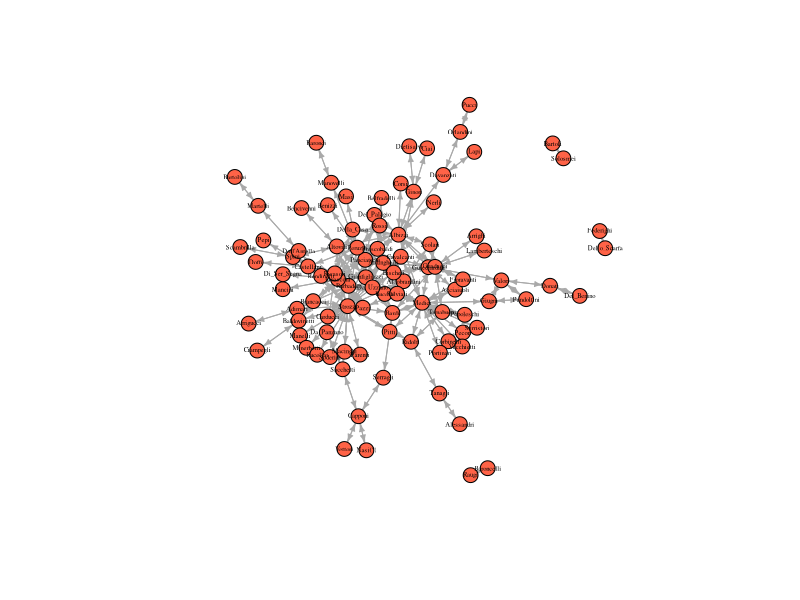
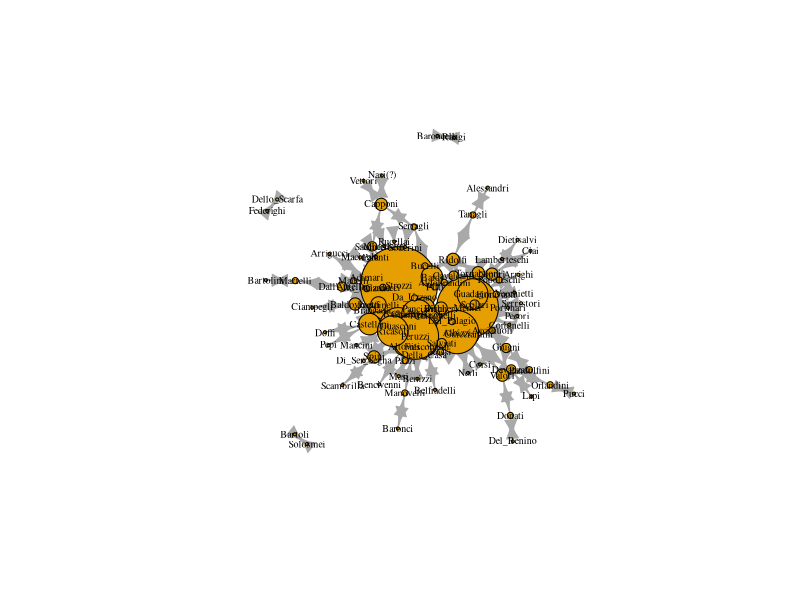
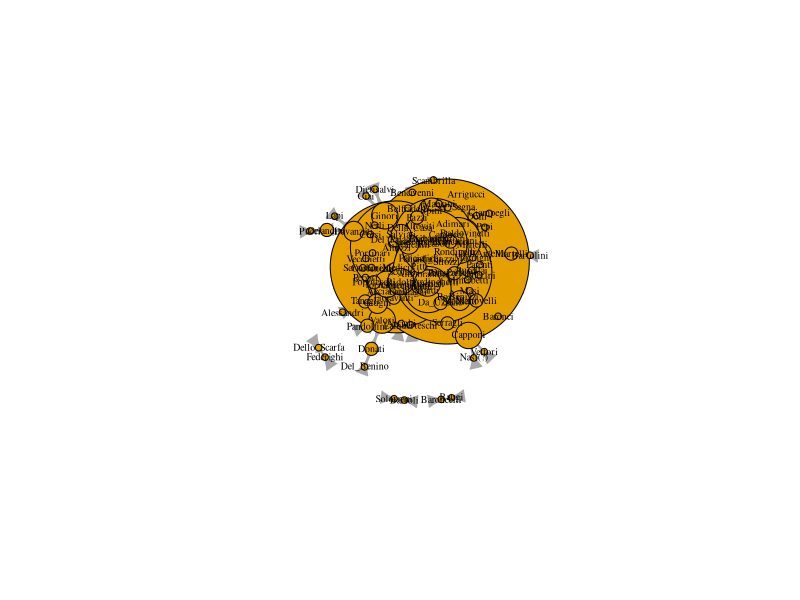
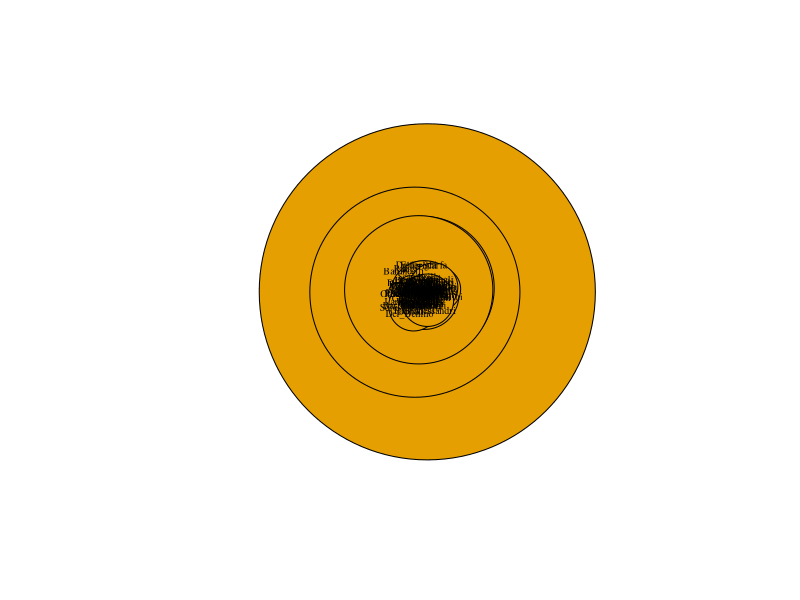
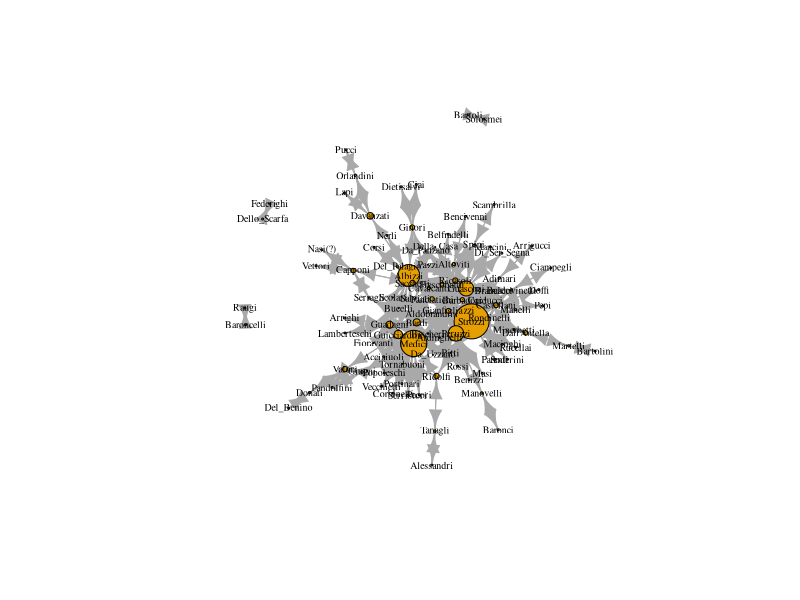
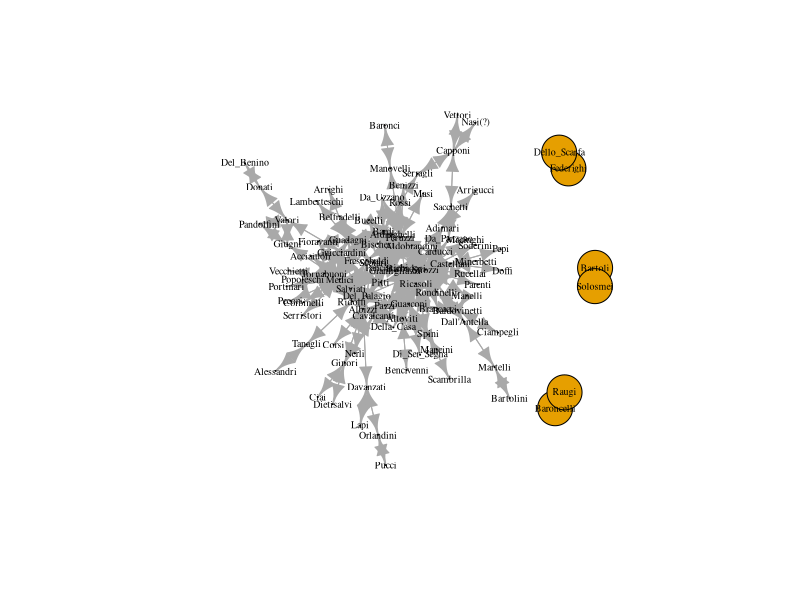
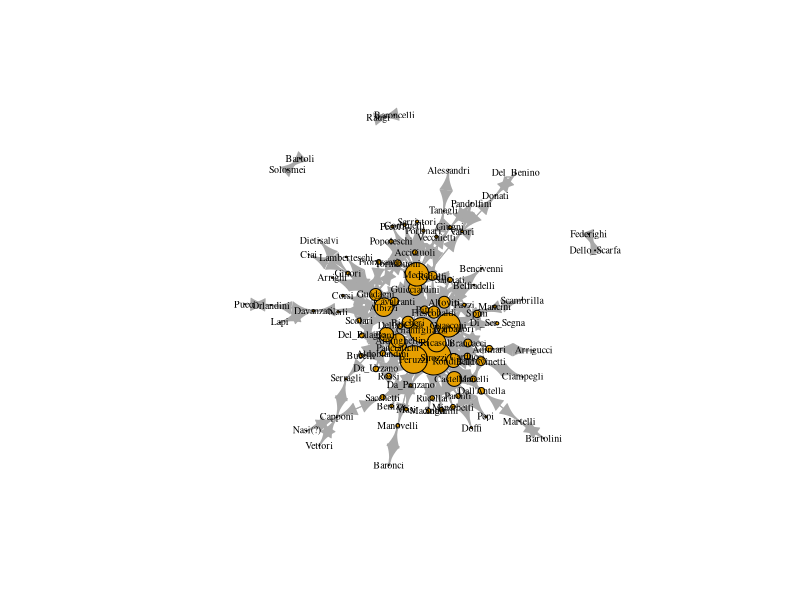
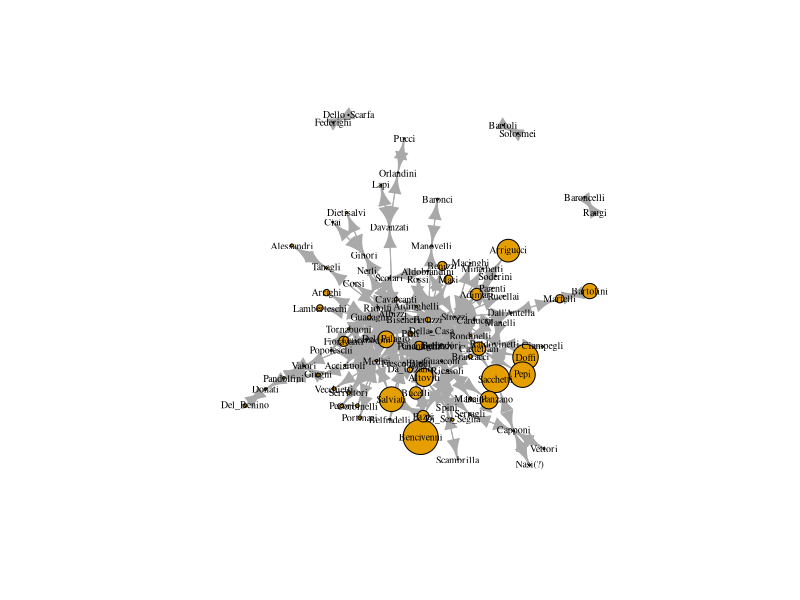

Write the R code that produced these figures, in order.
#!/usr/bin/env Rscript

######################################################################
# @author      : Linus Fernandes (linusfernandes at gmail dot com)
# @file        : centrality
# @created     : Tuesday Oct 31, 2023 11:21:31 IST
#
# @description :
######################################################################
library(conflicted)
library(igraph)
library(tidyverse)
library(reshape2)
conflict_scout()
# prepare the marriage adjacency matrix
florentine_edj <- read.csv("florentine_marriage_edgelist.csv")
print(str(florentine_edj))
florentine_edj <- florentine_edj[,2:3]

# prepare the attributes file
florentine_attributes <- read.csv("florentine_attributes.csv")
print(str(florentine_attributes))

# graph the marriage network
marriageNet <- graph.edgelist(as.matrix(florentine_edj), directed = T)
# add wealth and priorates attributes to family vertices
V(marriageNet)$Wealth <- florentine_attributes$Gwealth[match(V(marriageNet)$name, florentine_attributes$Family)]

# Gross wealth (Florins), for 87 (92) families
# simple mean imputation of wealth (alternatively, we might think that those with NA were too poor to show up in historical records?)
# in other words, atrribute mean wealth to na families
V(marriageNet)$Wealth <- ifelse(is.na(V(marriageNet)$Wealth), mean(V(marriageNet)$Wealth, na.rm = T), V(marriageNet)$Wealth)

# Number of Priors, The Priorate (or city council), first created in 1282, was Florence's governing body. Count of how many seats a family had on that city council from 1282-1344
# measure of the aggregate political influence of the family over a long period of time
V(marriageNet)$Priorates <- florentine_attributes$Npriors[match(V(marriageNet)$name, florentine_attributes$Family)]

plot(marriageNet, vertex.size = 8, vertex.label.cex = .4, vertex.label.color = "black", vertex.color = "tomato", edge.arrow.size = 0.4)

print(str(degree(marriageNet)))
degrees <- sort(degree(marriageNet), decreasing = T)
families = names(degrees)
names(degrees) <- c()
df <- data.frame(Family = families, Degree = degrees)
print(df)
# assignment
V(marriageNet)$degree <- degree(marriageNet)
# sized by degree
plot(marriageNet, vertex.label.cex = .6, vertex.label.color = "black", vertex.size = V(marriageNet)$degree, vertex.label.cex = .2)
plot(marriageNet,
      vertex.label.cex = .6,
      vertex.label.color = "black",
      vertex.size = V(marriageNet)$degree*3)

btws = betweenness(marriageNet, directed = FALSE)
btws <- sort(btws, decreasing = T)
families = names(btws)
names(btws) <- c()
df <- data.frame(Family = families, Betweenness = btws)
print(df)
# assignment
V(marriageNet)$betweenness <- betweenness(marriageNet, directed = F)
# sized by betweenness
plot(marriageNet,
      vertex.label.cex = .6,
      vertex.label.color = "black",
      vertex.size = V(marriageNet)$betweenness)
# normalize betweenness and scale by 20 (some scalar)
plot(marriageNet,
      vertex.label.cex = .6,
      vertex.label.color = "black",
      vertex.size = V(marriageNet)$betweenness/max(V(marriageNet)$betweenness) * 20)

clseness = closeness(marriageNet, normalized = F)
clseness <- sort(clseness, decreasing = T)
families = names(clseness)
names(clseness) <- c()
df <- data.frame(Family = families, Closeness = clseness)
print(df)
# assignment
V(marriageNet)$closeness <- closeness(marriageNet, normalized = F)
plot(marriageNet,
      vertex.label.cex = .6,
      vertex.label.color = "black",
      vertex.size = V(marriageNet)$closeness/max(V(marriageNet)$closeness) * 20)

# Eigenvector centrality takes into account alters’ power. 
# It is calculated a little bit differently in igraph. It produces a list object
# and we need to extract only the vector of centrality values.
power = evcent(marriageNet)$vector
power <- sort(power, decreasing = T)
families = names(power)
names(power) <- c()
df <- data.frame(Family = families, Power = power)
print(df)
V(marriageNet)$eigenvector <- evcent(marriageNet)$vector

plot(marriageNet,
     vertex.label.cex = .6, 
     vertex.label.color = "black", 
     vertex.size = V(marriageNet)$eigenvector/max(V(marriageNet)$eigenvector) * 20)

# Bonacich Centrality
# Perhaps marrying your daughters off to weaker families is a good way to ensure their loyalty? 
# We could evaluate this using bonacich centrality. 
# From igraph: “Interpretively, the Bonacich power measure corresponds to the notion that the power of a vertex is recursively
# defined by the sum of the power of its alters. The nature of the recursion involved is then controlled by the power exponent: positive values imply that vertices become more powerful as their alters become more powerful (as occurs in cooperative relations), while negative 
# values imply that vertices become more powerful only as their alters become weaker (as occurs in competitive or antagonistic relations).”
bonacich <- power_centrality(marriageNet, exponent = 2, rescale = T)
bonacich <- ifelse(bonacich > 0, bonacich, 0)
bonacich <- sort(bonacich, decreasing = T)
families = names(bonacich)
names(bonacich) <- c()
df <- data.frame(Family = families, Bonacich = bonacich)
print(df)
V(marriageNet)$bonacich <- power_centrality(marriageNet, exponent = 2, rescale = T)
V(marriageNet)$bonacich <- ifelse(V(marriageNet)$bonacich > 0, V(marriageNet)$bonacich, 0)

plot(marriageNet,
     vertex.label.cex = .6, 
     vertex.label.color = "black", 
     vertex.size = V(marriageNet)$bonacich/max(V(marriageNet)$bonacich) * 20)

bonacich <- power_centrality(marriageNet, exponent = -2, rescale = T)
bonacich <- ifelse(bonacich < 0, 0, bonacich)
bonacich <- sort(bonacich, decreasing = T)
families = names(bonacich)
names(bonacich) <- c()
df <- data.frame(Family = families, Bonacich = bonacich)
print(df)

V(marriageNet)$bonacich <- power_centrality(marriageNet, exponent = -2, rescale = T)
V(marriageNet)$bonacich <- ifelse(V(marriageNet)$bonacich < 0, 0, V(marriageNet)$bonacich)

plot(marriageNet,
     vertex.label.cex = .6, 
     vertex.label.color = "black", 
     vertex.size = V(marriageNet)$bonacich/max(V(marriageNet)$bonacich) * 20)


# pagerank
pagerank <- page_rank(marriageNet, directed = T)$vector
pagerank <- sort(pagerank, decreasing = T)
families = names(pagerank)
names(pagerank) <- c()
df <- data.frame(Family = families, PageRank = pagerank)
print(df)
V(marriageNet)$page_rank <- page_rank(marriageNet, directed = T)$vector

plot(marriageNet,
     vertex.label.cex = .6, 
     vertex.label.color = "black", 
     vertex.size = V(marriageNet)$page_rank/max(V(marriageNet)$page_rank) * 20)

# correlation between centrality measures
# extract all the vertex attributes
all_atts <- lapply(list.vertex.attributes(marriageNet),function(x) get.vertex.attribute(marriageNet,x))
# bind them into a matrix
all_atts <- do.call("cbind", all_atts)
# add column nams
colnames(all_atts) <- list.vertex.attributes(marriageNet)
# drop the family variable
all_atts <- data.frame(all_atts[,2:ncol(all_atts)])
# convert all to numeric
all_atts <- sapply(all_atts, as.numeric)
# produce a correlation matrix
cormat <- cor(all_atts)
# melt it using reshape to function melt() to prepare it for ggplot which requires long form data
melted_cormat <- melt(cormat)
ggplot(data = melted_cormat, aes(x=Var1, y=Var2, fill=value)) + 
  geom_tile() +
  scale_fill_distiller(palette = "Spectral", direction=-2) +
  xlab("") +
  ylab("")

# degree distribution
# fitting a degree distribution on the log-log scale
alter_hist = degree(marriageNet)
alter_hist = table(alter_hist)
vals = as.numeric(names(alter_hist))
vals = vals[2:length(vals)]
alter_hist = alter_hist[2:length(alter_hist)]
df = data.frame(Vals = log(vals), Hist = log(as.numeric(alter_hist)), stringsAsFactors = F)
# plot log-log degree distribution
plot(Hist ~ Vals, data = df)
# regression line
abline(lm(Hist ~ Vals, data = df))

# degrees of your friends
neighbor_degrees <- knn(marriageNet)$knn
degrees <- degree(marriageNet)

mean(neighbor_degrees, na.rm = T)
mean(degrees)
# plot neighbor degrees vs. ego degress
hist(neighbor_degrees)
hist(degrees)

degcent <- centralization.degree(marriageNet)$centralization
degcent
centralization.betweenness(marriageNet)$centralization
centralization.evcent(marriageNet)$centralization
centralization.closeness(marriageNet)$centralization

N <- vcount(marriageNet)
degcent <- centralization.degree(marriageNet)$centralization

centralizations = c()
powers <- seq(from = 0.1, to = 3, by = 0.1)
for(e in powers){
  net <- barabasi.game(N, directed = F, power=e)
  centralizations <- c(centralizations, centralization.degree(net)$centralization)
}

power_df <- data.frame(Centralization = centralizations, Power = powers)
power_df
ggplot(power_df, aes(x = Power, y = Centralization)) + 
  geom_point() + 
  geom_hline(yintercept = degcent, linetype="dashed", color = "red") +
  theme_bw()

reach_n =function(x, n = 2){
  vert_cnt = vcount(x)
  r=vector(length=vert_cnt)
  for (i in 1:vert_cnt){
    neighb =neighborhood(x, n, nodes=i)
    ni=unlist(neighb)
    len=length(ni)
    r[i]=len/vert_cnt
  }
  return(r)
}
two_reach = reach_n(marriageNet, 2)
plot(marriageNet, vertex.size = two_reach * 10, vertex.label.cex = .4, vertex.label.color = "black", vertex.color = "tomato")
three_reach = reach_n(marriageNet, 3)
plot(marriageNet, vertex.size = three_reach * 10, vertex.label.cex = .4, vertex.label.color = "black", vertex.color = "tomato")
four_reach = reach_n(marriageNet, 4)
plot(marriageNet, vertex.size = four_reach * 10, vertex.label.cex = .4, vertex.label.color = "black", vertex.color = "tomato")
five_reach = reach_n(marriageNet, 5)
plot(marriageNet, vertex.size = five_reach * 10, vertex.label.cex = .4, vertex.label.color = "black", vertex.color = "tomato")

distance_weighted_reach=function(x){
  # create matrix of geodesic distances
  distances=shortest.paths(x)
  # replace the diagonal with 1s
  diag(distances)=1 
  # take the reciprocal of distances
  weights=1/distances 
  # sum for each node (row)
  return(apply(weights,1,sum)) 
}

dw_reach = distance_weighted_reach(marriageNet) 
dw_reach = dw_reach/max(dw_reach)
plot(marriageNet, vertex.size = dw_reach * 10, vertex.label.cex = .4, vertex.label.color = "black", vertex.color = "tomato")
